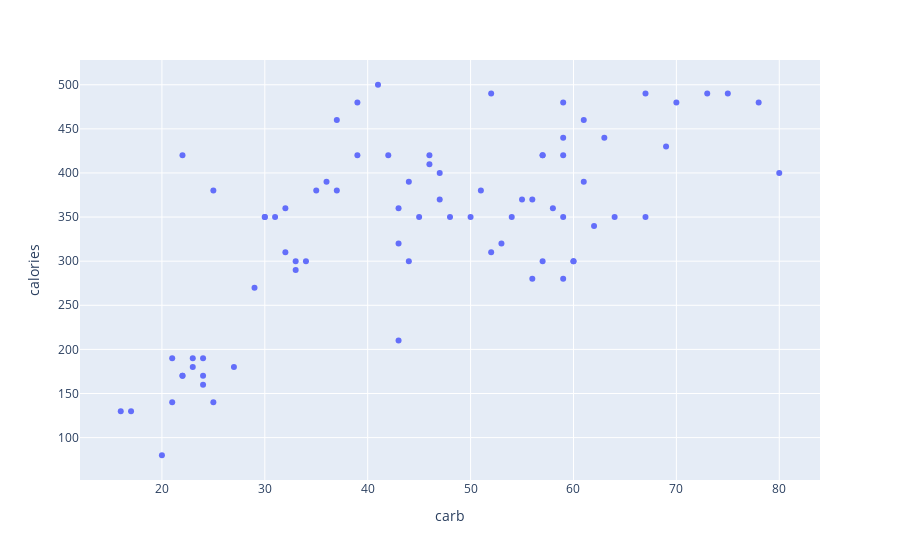

Notebook code cell kept with this figure:
### Code cell
# Show the plot to students first

import pandas as pd
import plotly.express as px

starbucks = pd.read_csv("starbucks.csv", encoding="ISO-8859-1")
fig = px.scatter(starbucks, x="carb", y="calories")
fig.show()

### Figure 1 — Plotly figure (JSON) as saved in the notebook; plotly's stock layout.template omitted (floating-point values rounded to 4 significant figures)
{"data": [{"hovertemplate": "carb=%{x}<br>calories=%{y}<extra></extra>", "legendgroup": "", "marker": {"color": "#636efa", "symbol": "circle"}, "mode": "markers", "name": "", "orientation": "v", "showlegend": false, "type": "scatter", "x": [67, 64, 59, 75, 17, 47, 61, 55, 32, 39, 51, 53, 34, 57, 52, 70, 73, 46, 16, 56, 58, 67, 42, 59, 54, 43, 45, 60, 57, 56, 21, 59, 61, 78, 59, 69, 80, 62, 59, 63, 52, 39, 29, 32, 35, 37, 22, 50, 25, 27, 22, 24, 24, 23, 23, 24, 21, 22, 30, 33, 31, 41, 33, 25, 43, 30, 20, 47, 37, 43, 44, 48, 46, 36, 44, 57, 60], "xaxis": "x", "y": [350, 350, 420, 490, 130, 370, 460, 370, 310, 420, 380, 320, 300, 420, 310, 480, 490, 410, 130, 280, 360, 490, 420, 440, 350, 210, 350, 300, 420, 370, 140, 280, 390, 480, 480, 430, 400, 340, 350, 440, 490, 480, 270, 360, 380, 380, 420, 350, 380, 180, 170, 190, 170, 190, 180, 160, 190, 170, 350, 300, 350, 500, 290, 140, 320, 350, 80, 400, 460, 360, 390, 350, 420, 390, 300, 300, 300], "yaxis": "y"}], "layout": {"legend": {"tracegroupgap": 0}, "margin": {"t": 60}, "xaxis": {"anchor": "y", "domain": [0, 1], "title": {"text": "carb"}}, "yaxis": {"anchor": "x", "domain": [0, 1], "title": {"text": "calories"}}}}
